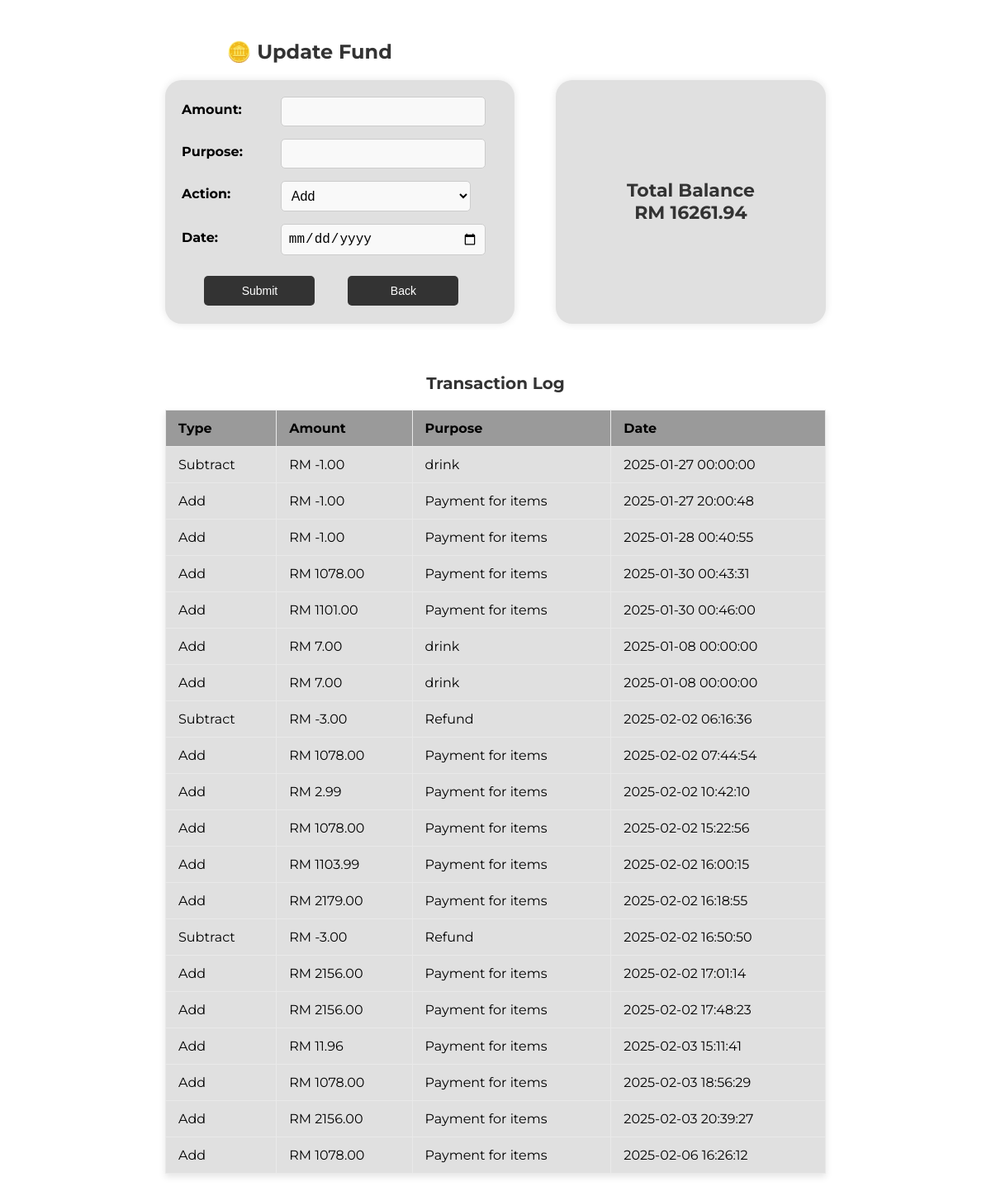
Page /updatefund on the committed database.
### main.py (models this page shows)
class Sales(db.Model):
    id = db.Column(db.Integer, primary_key=True)
    type = db.Column(db.String(10))
    amount = db.Column(db.Float, nullable=False)
    purpose = db.Column(db.String(255), nullable=False)
    date = db.Column(db.DateTime, default=datetime)

### main.py (the view, shortened to what this page needs)
@tandtweb.route('/updatefund', methods=['GET', 'POST'])
def updatefund():
    transactions = Sales.query.all()
    total_balance = sum(
        transaction.amount if transaction.type == 'Add'
        else -transaction.amount
        for transaction in transactions
    )
    return render_template('fund.html', transactions=transactions, total_balance=total_balance)

### templates/fund.html (shortened to what this page needs)
<!DOCTYPE html>
<html lang="en">
<head>
    <link rel="stylesheet" href="/static/fund.css">
</head>
<body>
    <h2>🪙 Update Fund</h2>
    <div class="main-container">
        <div class="left-container">
            <form action="/updatefund" method="POST">
                <div class="form-group">
                    <label for="amount">Amount: </label>
                    <input type="number" step="0.01" name="amount" required><br>
                </div>
                <div class="form-group">
                    <label for="purpose">Purpose: </label>
                    <input type="text" name="purpose" required><br>
                </div>
                <div class="form-group">
                    <label for="action">Action: </label>
                    <select name="action" required>
                        <option value="add">Add</option>
                    </select><br>
                </div>
                <div class="form-group">
                    <label for="date">Date: </label>
                    <input type="date" name="date" required><br>
                </div>
                <div class="buttons-container">
                    <button type="submit">Submit</button><br>
                    <button type="button" onclick="window.location.href='/sponsorhome'">Back</button><br>
                </div>
            </form>
        </div>
        <div class="right-container">
            <h3>Total Balance<br> RM {{ total_balance | round(2) }}</h3>
        </div>
    </div>
    <h3>Transaction Log</h3>
    {% if transactions %}
    <table border="1">
        <thead>
            <tr>
                <th>Type</th>
                <th>Amount</th>
                <th>Purpose</th>
                <th>Date</th>
            </tr>
        </thead>
        <tbody>
            {% for transaction in transactions %}
            <tr>
                <td>{{ transaction.type }}</td>
                <td>
                    {% if transaction.type == 'Add' %}
                        RM {{ "%.2f" | format(transaction.amount) }}
                    {% else %}
                        RM {{ "-%.2f" | format(transaction.amount) }}
                    {% endif %}
                </td>
                <td>{{ transaction.purpose }}</td>
                <td>{{ transaction.date.strftime('%Y-%m-%d %H:%M:%S') }}</td>
            </tr>
            {% endfor %}
        </tbody>
    </table>
    {% else %}
    <p>No transactions to display.</p>
    {% endif %}
</body>
</html>

### static/fund.css (style rules this page uses)
body { font-family: 'Montserrat', sans-serif; background-color: #ffffff; display: flex; flex-direction: column; align-items: center; height: auto; padding-top: 20px; }
h2 { font-size: 24px; font-weight: bold; margin-bottom: 20px; color: #333; width: 55%; }
h3 { font-size: 20px; font-weight: bold; color: #333; }
.main-container { display: flex; justify-content: space-between; gap: 50px; width: 100%; max-width: 800px; margin-bottom: 40px; }
.left-container { flex: 2; display: flex; flex-direction: column; gap: 20px; font-weight: bold; background-color: #e0e0e0; padding: 15px 20px; border-radius: 20px; box-shadow: 0 0 10px rgba(0, 0, 0, 0.1); width: 100%; height: 265px; }
.right-container { flex: 1.5; display: flex; justify-content: center; align-items: center; flex-direction: column; background-color: #e0e0e0; padding: 15px 20px; border-radius: 20px; box-shadow: 0 0 10px rgba(0, 0, 0, 0.1); width: 100%; height: 265px; }
.right-container h3 { font-size: 22px; font-weight: bold; color: #333; text-align: center; }
.form-group { display: flex; align-items: center; margin-bottom: 10px; }
.form-group label { width: 30%; margin-right: 5px; font-size: 16px; }
.form-group input, .form-group select { width: 60%; padding: 8px; font-size: 16px; border-radius: 5px; border: 1px solid #ccc; }
input, select, button { width: 90%; padding: 10px; margin-top: 5px; border: 1px solid #ccc; background-color: #f9f9f9; }
.buttons-container { display: flex; gap: 20px; justify-content: center; width: 100%; margin-top: 10px; }
button { background-color: #333; color: white; border: none; padding: 10px 20px; border-radius: 5px; font-size: 14px; cursor: pointer; width: 35%; height: fit-content; margin-top: 15px; }
table { width: 100%; max-width: 800px; margin-bottom: 30px; border-collapse: collapse; background-color: #fff; box-shadow: 0 4px 8px rgba(0, 0, 0, 0.1); }
th, td { padding: 12px 15px; text-align: left; border: 1px solid #e9e9e9; }
th { background-color: #9a9a9a; font-weight: bold; }
td { background-color: #e0e0e0; }
tr:nth-child(even) { background-color: #f9f9f9; }

### rows in the picture
Sales: amount "-1.00"
Sales: amount "-1.00"
Sales: amount "-1.00"
Sales: amount "1078.00"
Sales: amount "1101.00"
Sales: amount "7.00"
Sales: amount "7.00"
Sales: amount "-3.00"
Sales: amount "1078.00"
Sales: amount "2.99"
Sales: amount "1078.00"
Sales: amount "1103.99"
Sales: amount "2179.00"
Sales: amount "-3.00"
Sales: amount "2156.00"
Sales: amount "2156.00"
Sales: amount "11.96"
Sales: amount "1078.00"
Sales: amount "2156.00"
Sales: amount "1078.00"

### other values in the picture
{{ total_balance | round(2) }} "16261.94"
